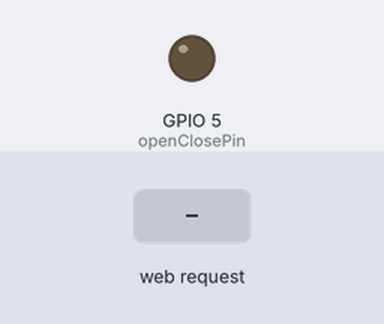
Recording of a sketch running on a simulated ESP8266 (NodeMCU). On the bench: output pins drawn as LEDs (lit = HIGH). The test bench sets the inputs (shaded band). WiFi joins after 1.5 s; servers stay silent unless stated; random numbers use the default seed unless the sketch sets one; what the sketch prints to the serial monitor is not drawn.

Above: at 4.7 s.
4.8 s: HTTP request GET /door_activate received
At 6.0 s:
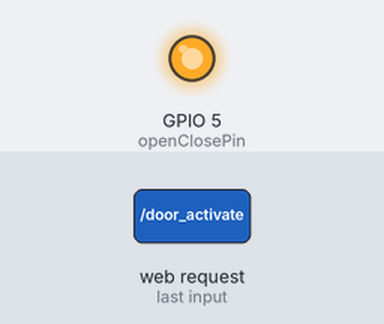
6.3 s: HTTP request GET /ajax_switch received
Timing chart, 0 to 9.3 s (numbered marks = the images above; inputs shaded):
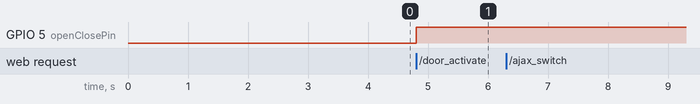

Measured:
- after the input at 4.8 s, GPIO 5 (openClosePin): LOW → HIGH at once
- after the input at 6.3 s, every drawn part: stays the same

The sketch:

led_controlled_from_webpage.ino
```cpp
// http://www.esp8266.com/viewtopic.php?f=29&t=2696&start=8v by Jose Angel
#include "Arduino.h"

/* IoT Garage Door Opener
/ This is a sketch for the ESP8266, ESP-12 in my case, using the Arduino IDE for ESP8266.  This sketch will allow you to see the current
/ state of the garage door using a magnetic switch on the garage door, one side connected to pin 4 of the ESP-12 and the other side
/ connected to ground.  Doing this pulls pin 4 LOW when the Garage Door is closed completely.  The webpage updates (doesn't reload) via AJAX every 1 second
/ in order to update the status of the door.  It is possible to add another magnetic switch to show when the door is fully open by
/ tieing it to another pin the same way.  You would have to add the code for the new pin.
/ Activating the button for the door requires a 4 digit pass code.  If you put in the code and then close the browser or app you are using
/ and then log back on you will have to re-enter the code again.  That is done in case you enter the code and close the browser and someone else logs on.
/ They would be able to activate the door since the ESP would still think that codeOK=1.  Each client connect sets codeOK=0 right off the bat.
/
/ To open the door I am using a High level triggered single 5V relay.  I am pulling pin 5 LOW in setup then high for 1 second to
/ trigger the door.  ESP is on a smd adapter with onboard LDO (5v to 3.3V voltage regultor) from Electrodragon. I am powering the ESP and the relay using a 5V 1A power adapter.
/
/ I am using watchdog to detect any crashes and hopefully restart the software.  I am not completely sure the watchdog works yet.
/ I hope they mplement watchdog interrupt capability in the near future.
/
/ Nicu FLORICA change sketch for control a simple LED from password protect webpage
*/

#include <ESP8266WiFi.h>

extern "C" {
  #include "user_interface.h"
}


int openClosePin = 5;
int statusPin = 4;
int serverPort = 80;// server port

String HTTP_req;
String code;

WiFiServer server(serverPort);

//*-- IoT Information
const char* _SSID = "SSID"; // previously [const char* SSID = "xxxxxx";] seems SSID now is an reserved constant, so I added "_"
const char* _PASS = "PASSWORD";//not sure but seems similar to anterior I added "_"  to avoid conflict
const char* pass_sent = "1234";    // password for protect the webpage (4 characters)
char codeOK='0';//start Code is blank....

void setup() {
    ESP.wdtDisable();
    Serial.begin(115200);
    pinMode(openClosePin, OUTPUT);
    pinMode(statusPin, INPUT);
    digitalWrite(openClosePin, LOW);
    delay(50);
    Serial.print("Connecting to ");
    Serial.println(_SSID);
    WiFi.begin(_SSID, _PASS);

    while (WiFi.status() != WL_CONNECTED) {
      delay(500);
      Serial.print(".");
    }
    Serial.println("");
    Serial.println("WiFi connected");
    delay(1000);
    ESP.wdtEnable(WDTO_4S);
    //Start the server
    server.begin();
    Serial.println("Server started");

    //Print the IP Address
    Serial.print("Use this URL to connect: ");
    Serial.print("http://");
    Serial.print(WiFi.localIP());
    Serial.print(":");
    Serial.print(serverPort,DEC);
    Serial.println("/");

    delay(1000);
}

void loop() {
  // Check if a client has connected
  WiFiClient client = server.available();

  if (!client) {
    return;
  }

  Serial.println("found client");

  // Return the response
  boolean currentLineIsBlank = true;
  codeOK='0';
  while (client.connected()) {
    if (client.available()) {   // client data available to read
      char c = client.read(); // read 1 byte (character) from client
      HTTP_req += c;  // save the HTTP request 1 char at a time
      // last line of client request is blank and ends with \n
      // respond to client only after last line received
      if (c == '\n' && currentLineIsBlank) {
        client.println("HTTP/1.1 200 OK\r\nContent-Type: text/html\r\nConnection: keep-alive");
        client.println();
        if (HTTP_req.indexOf("ajax_switch") > -1) {
          // read switch state and send appropriate paragraph text
          GetSwitchState(client);
          delay(0);
        }
        else {  // HTTP request for web page
          // send web page - contains JavaScript with AJAX calls
          client.print("<!DOCTYPE html>\r\n<html>\r\n<head>\r\n<title>ESP8266 Ajax Switch</title>\r\n<meta name='viewport' content='width=device-width', initial-scale='1'>");
          client.print("<script>\r\nfunction GetSwitchState() {\r\nnocache = \"&nocache=\" + Math.random() * 1000000;\r\nvar request = new XMLHttpRequest();\r\nrequest.onreadystatechange = function() {\r\nif (this.readyState == 4) {\r\nif (this.status == 200) {\r\nif (this.responseText != null) {\r\ndocument.getElementById(\"switch_txt\").innerHTML = this.responseText;\r\n}}}}\r\nrequest.open(\"GET\", \"ajax_switch\" + nocache, true);\r\nrequest.send(null);\r\nsetTimeout('GetSwitchState()', 1000);\r\n}\r\n</script>\n");
          client.print("<script>\r\nfunction DoorActivate() {\r\nvar request = new XMLHttpRequest();\r\nrequest.open(\"GET\", \"door_activate\" + nocache, true);\r\nrequest.send(null);\r\n}\r\n</script>\n");
          client.print("</head>\r\n<body onload=\"GetSwitchState()\">\r\n<center><h1>ESP8266 Ajax Switch</h1><hr>\r\n<div id=\"switch_txt\">\r\n</div>\r\n<br>\n");
          client.print("Input password to control Garage Door.\r\n<br><br><form name=\"passcode\" onSubmit=\"GetCode()\"><input type=\"password\" name=\"password\" size='8' maxlength='4'>&nbsp;<input type=submit name=\"Submit\" value=\"Submit\" onClick=\"GetCode()\" style='height:22px; width:80px'></form><br><br>\n");
          if (HTTP_req.indexOf(pass_sent) > 0) {
            GetCode();
          }
          if (codeOK == '0') {
            client.print("<button type=\"button\" disabled style='height:50px; width:225px'>Push the Switch</button><br><br>\n");
          }
          if (codeOK == '1') {
            client.print("<button type=\"button\" onclick=\"DoorActivate()\" style='height:50px; width:225px'>Push the Switch</button><br><br>\n");
          }
          //client.println(system_get_free_heap_size());
          if (HTTP_req.indexOf("door_activate") > -1) {
            // read switch state and send appropriate paragraph text
            DoorActivate();
          }
          //}
          client.print("</body>\r\n</html>\n");
          delay(0);
        }

        // display received HTTP request on serial port
        Serial.println(HTTP_req);
        HTTP_req = "";            // finished with request, empty string
        break;
      }
      // every line of text received from the client ends with \r\n
      if (c == '\n') {
          // last character on line of received text
          // starting new line with next character read
          currentLineIsBlank = true;
        }
        else if (c != '\r') {
          // a text character was received from client
          currentLineIsBlank = false;
        }
      } // end if (client.available())
  } // end while (client.connected())
  delay(1);      // give the web browser time to receive the data
  client.stop(); // close the connection
  delay(0);
}

// send the state of the switch to the web browser
void GetSwitchState(WiFiClient cl) {
    if (digitalRead(openClosePin)) {
      cl.println("<p>Switch is currently: <span style='background-color:#FF0000; font-size:18pt'>ON</span></p>");
    }
    else {
      cl.println("<p>Switch is currently: <span style='background-color:#00FF00; font-size:18pt'>OFF</span></p>");
    }
  }

  void GetCode() {
      codeOK='1';
  }

  void DoorActivate() {
    if (digitalRead(openClosePin)) digitalWrite(openClosePin, LOW);
    else digitalWrite(openClosePin, HIGH);

/*
   digitalWrite(openClosePin, HIGH);
    delay(1000);
    digitalWrite(openClosePin, LOW);
 */
    codeOK='0';
  }
```
